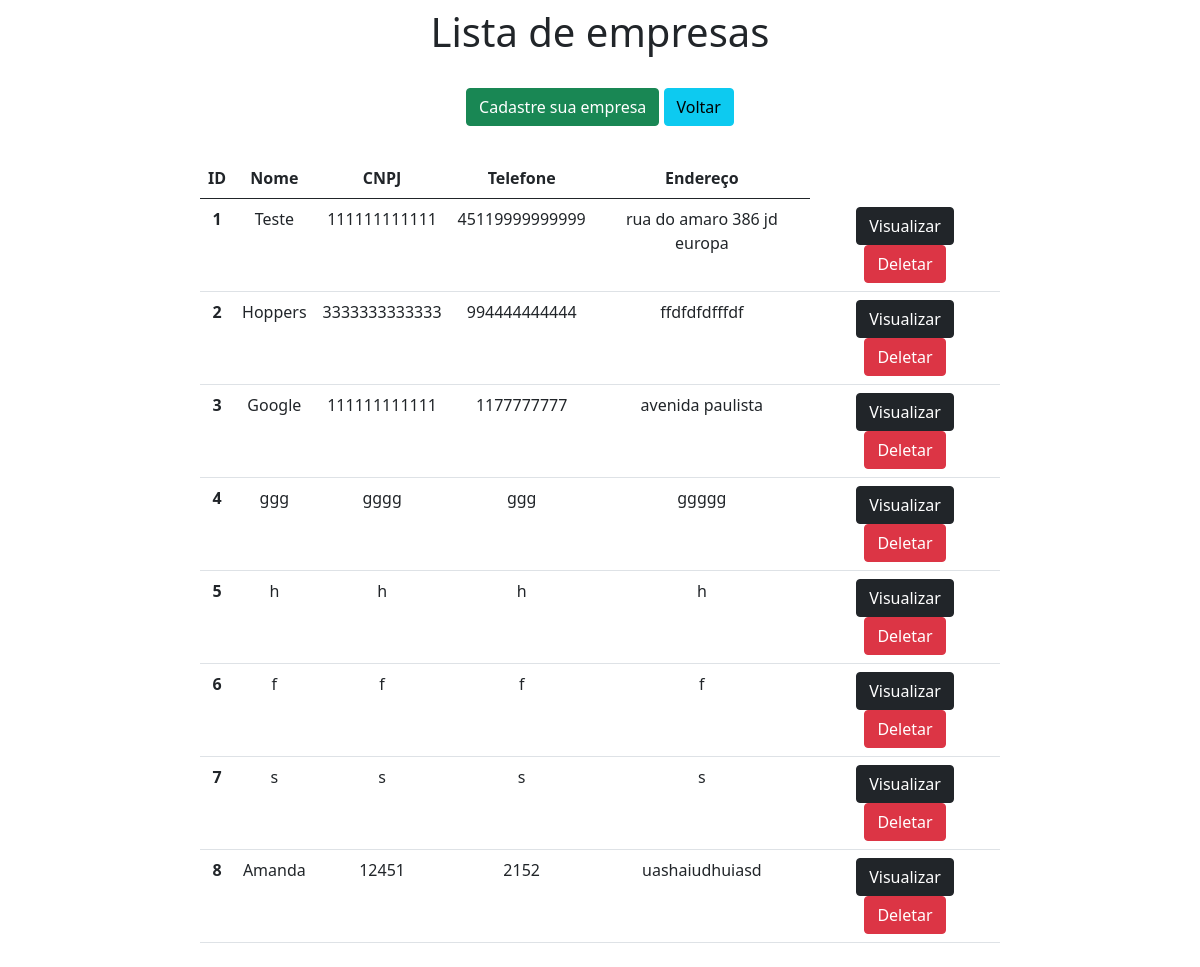
/empresas/, run on an earlier commit of the app's database.
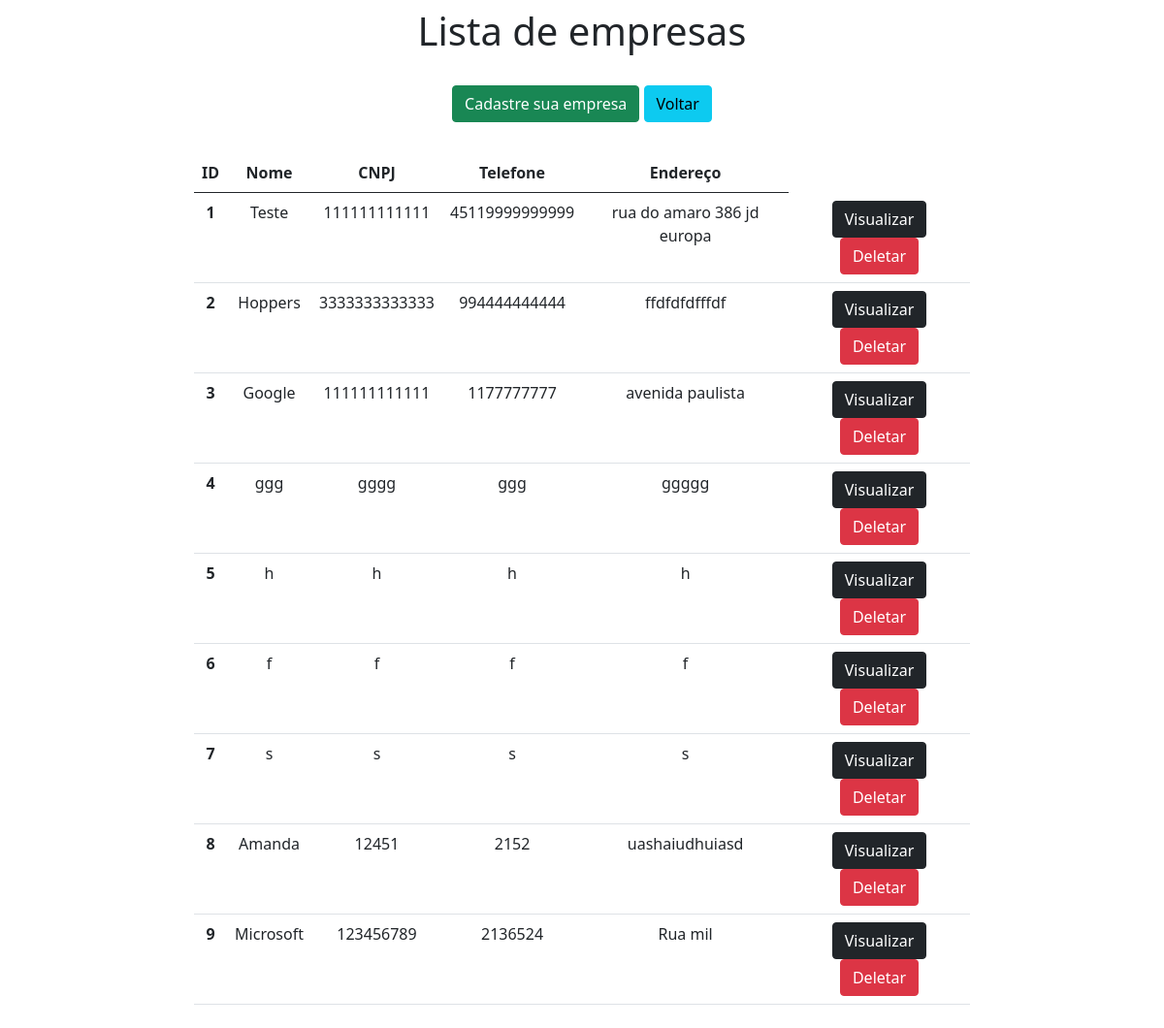
And on a later commit of the database.
### app/models.py (models this page shows, shortened)
class Empresa(models.Model):
    nome = models.CharField(max_length=100)
    cnpj = models.CharField(max_length=30)
    telefone = models.CharField(max_length=30)
    endereco = models.CharField(max_length=255)

### app/views.py (the view)
# urls.py: path('empresas/', empresas, name='empresas'),
def empresas(request):
    data = {}
    data['db'] = Empresa.objects.all()
    return render(request, 'empresas.html', data)

### app/templates/empresas.html (shortened to what this page needs)
<!DOCTYPE html>
<html lang="pt-BR">
<head>
    <link href="https://cdn.jsdelivr.net/npm/bootstrap@5.0.2/dist/css/bootstrap.min.css" rel="stylesheet">
</head>
<body>
<div class="col-8 m-auto pt-2 pb-2 text-center">
    <h1> Lista de empresas</h1>
</div>
<div class="col-8 m-auto pt-3 pb-2 text-center">
    <a href="/formempresa" class="btn btn-success">Cadastre sua empresa</a>
    <a href="/" class="btn btn-info">Voltar</a>
</div>
<div class="col-8 m-auto pt-4 pb-2 text-center">
<table class="table">
  <thead>
    <tr>
      <th scope="col">ID</th>
      <th scope="col">Nome</th>
      <th scope="col">CNPJ</th>
      <th scope="col">Telefone</th>
      <th scope="col">Endereço</th>
    </tr>
  </thead>
  <tbody>
  {% for dbs in db %}
    <tr>
      <th>{{dbs.id}}</th>
      <td>{{dbs.nome}}</td>
      <td>{{dbs.cnpj}}</td>
      <td>{{dbs.telefone}}</td>
      <td>{{dbs.endereco}}</td>
        <td>
        <a href="/detalheempresa/{{dbs.id}}" class="btn btn-dark">Visualizar</a>
        <a href="" class="btn btn-danger">Deletar</a>
        </td>
    </tr>
  {% endfor %}
  </tbody>
</table>
</div>
</body>
</html>

What changed in the data, as far as the page shows it:
added Empresa: id "9", nome "Microsoft", cnpj "123456789", telefone "2136524", endereco "Rua mil"
